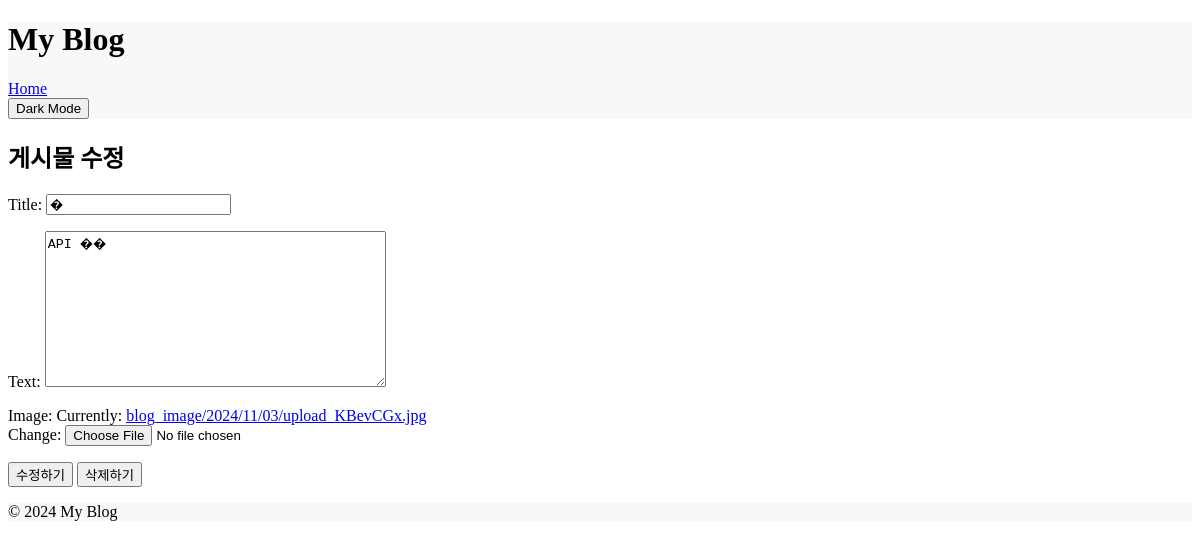
The app's page /post/6/edit/, older data.
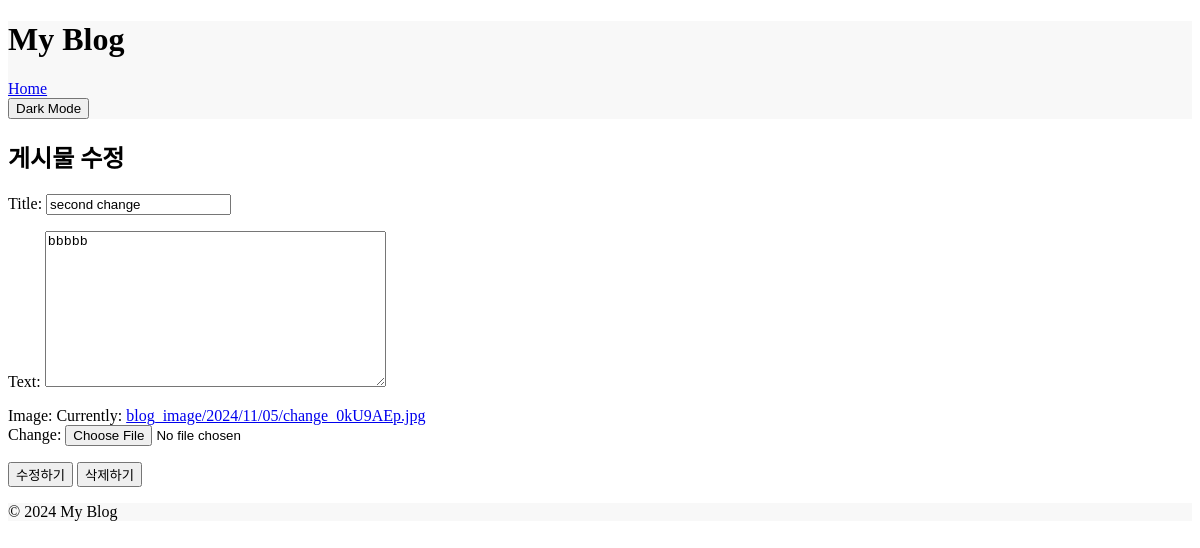
The same page, newer data.
### blog/models.py (models this page shows, shortened)
class Post(models.Model):
    author = models.ForeignKey(settings.AUTH_USER_MODEL, on_delete=models.CASCADE)
    title = models.CharField(max_length=200)
    text = models.TextField()
    created_date = models.DateTimeField(default=timezone.now)
    published_date = models.DateTimeField(blank=True, null=True)
    image = models.ImageField(upload_to='blog_image/%Y/%m/%d/', default='blog_image/default_error.png')
    is_favorited = models.BooleanField(default=False)  # 즐겨찾기 필드 추가

### blog/views.py (the view)
# urls.py: path('post/<int:pk>/edit/', views.post_edit, name='post_edit'),  # 게시물 수정 경로
def post_edit(request, pk):
    post = get_object_or_404(Post, pk=pk)
    if request.method == "POST":
        form = PostForm(request.POST, request.FILES, instance=post)
        if form.is_valid():
            post = form.save(commit=False)
            if request.user.is_authenticated:
                post.author = request.user
            else:
                post.author, _ = User.objects.get_or_create(username='default_user', defaults={'password': 'temporary_password'})
            post.published_date = timezone.now()
            post.save()
            return redirect('post_detail', pk=post.pk)
    else:
        form = PostForm(instance=post)
    return render(request, 'blog/post_edit.html', {'form': form, 'post': post})

### blog/forms.py
class PostForm(forms.ModelForm):
    class Meta:
        model = Post
        fields = ['title', 'text', 'image']  # 수정 가능한 필드 설정

### blog/templates/blog/post_edit.html (shortened to what this page needs)
{% extends 'blog/base.html' %}
{% block content %}
    <h2>게시물 수정</h2>
    <form method="post" enctype="multipart/form-data">
        {{ form.as_p }}
        <button type="submit" class="btn btn-primary">수정하기</button>
        <button type="button" class="btn btn-danger" onclick="confirmDelete({{ post.pk }})">삭제하기</button>
    </form>
{% endblock %}

Row changes from the older to the newer data that the page shows:
changed Post: title "�" → "second change"; text "API ��" → "bbbbb"
Text that changed along with them:
text no longer shown: "Title: Text: Image: Currently: blog_image/2024/11/03/upload_KBevCGx.jpg Change:"
text now shown: "Title: Text: Image: Currently: blog_image/2024/11/05/change_0kU9AEp.jpg Change:"
